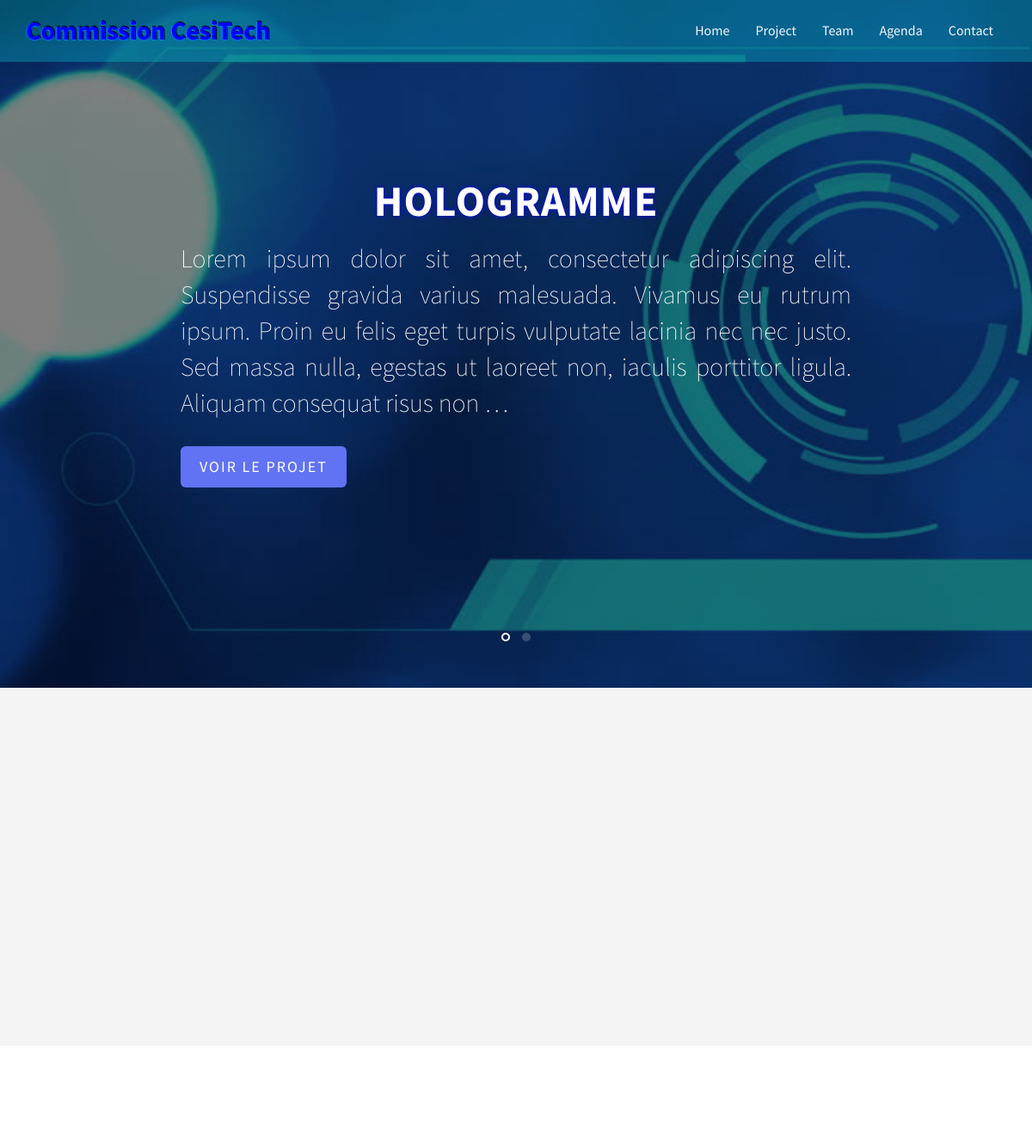
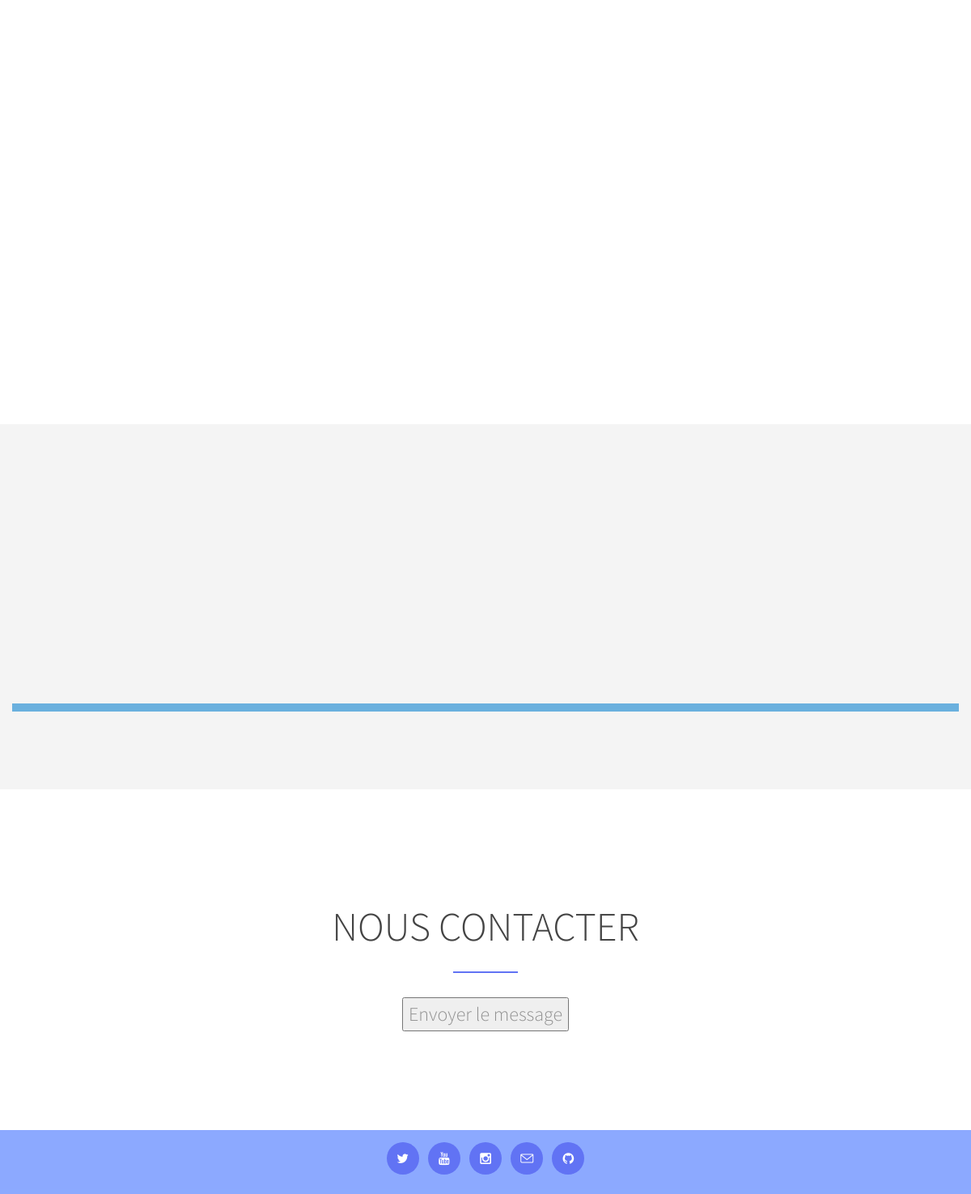
The page /cesitech/project/2 on the database as committed earlier (2 pictures, top to bottom).
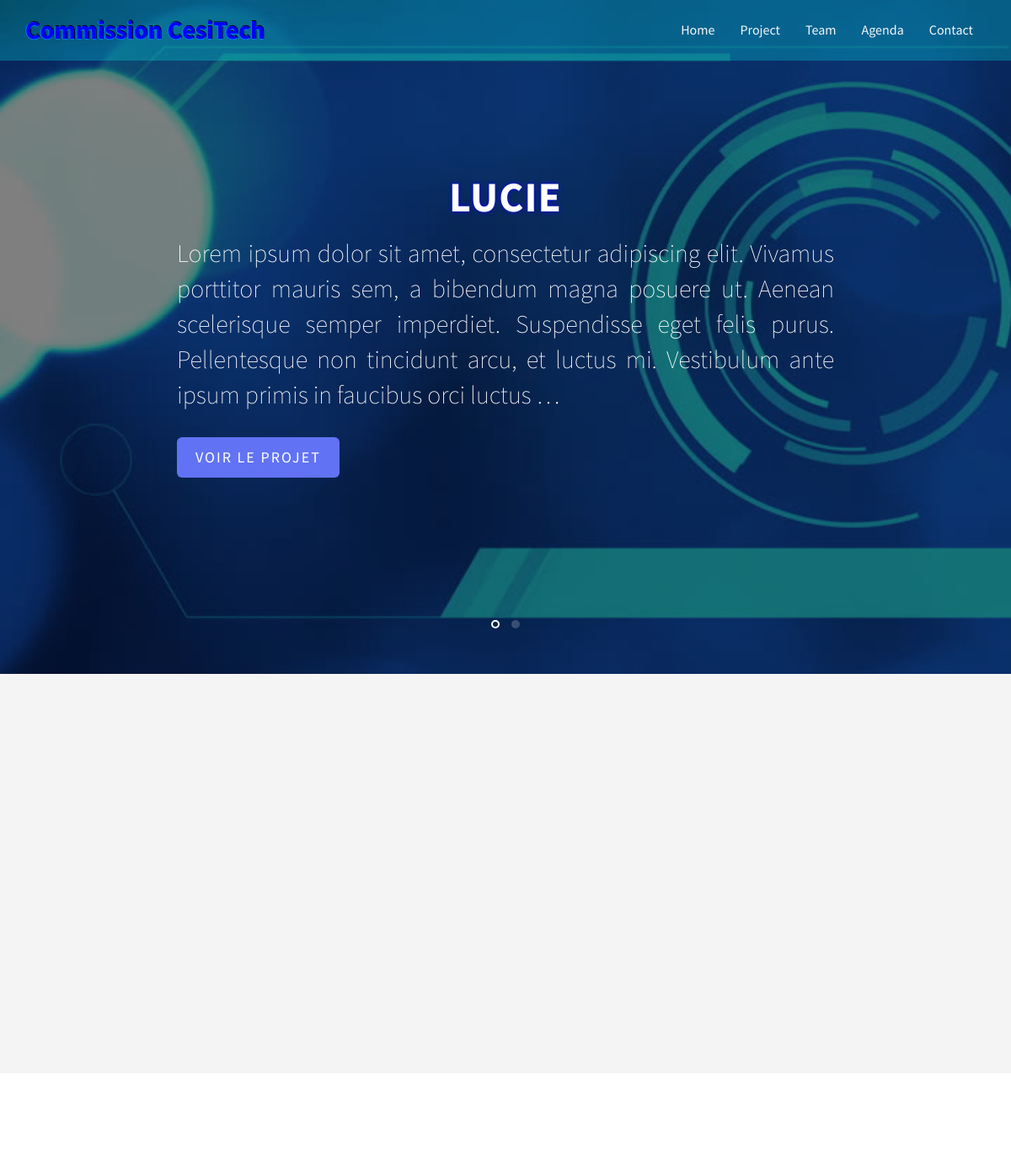
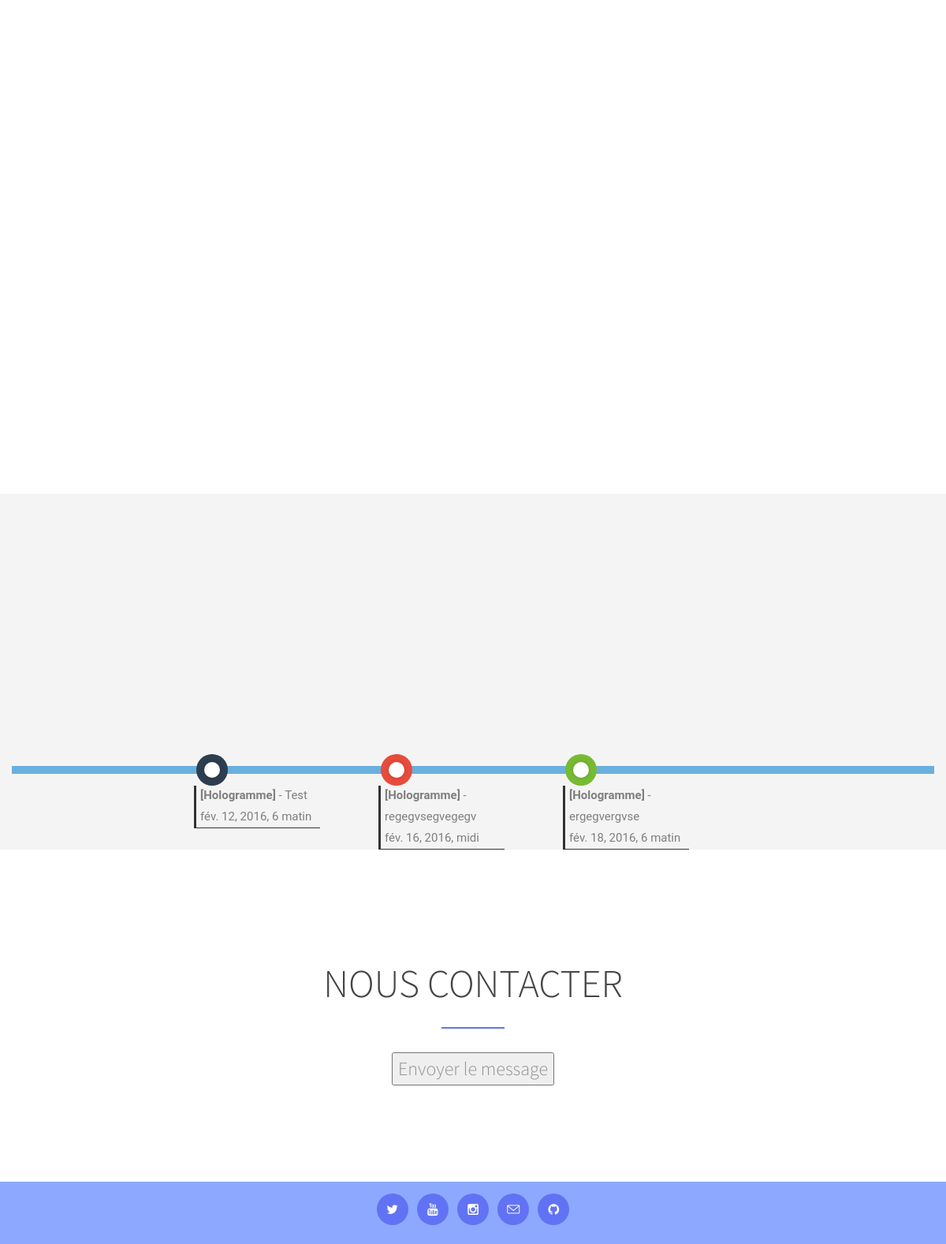
The same page on the database as committed later (2 pictures, top to bottom).
### blog/models.py (models this page shows, shortened)
class Project(models.Model):
    nom = models.CharField(max_length=100, verbose_name="Nom du projet")
    description = models.TextField(verbose_name="Description")
    team = models.ForeignKey('Team')
    date_modifcation = models.DateTimeField(auto_now_add=True, verbose_name="Date modification")
    def __str__(self):
        return self.nom

class Calendar(models.Model):
    name = models.CharField(max_length=100, verbose_name="Nom de l'evenement")
    date = models.DateTimeField(verbose_name="Date de l'evenement")
    description = models.TextField(verbose_name="Description de l'evenement")
    projet_id = models.ForeignKey('Project')

### blog/views.py (the view, shortened to what this page needs)
# urls.py: url(r'^project/(?P<ide>\d+)$', 'project'),
def project(request, ide):
    AllProject = Project.objects.all()
    project = get_object_or_404(Project, id=ide)
    team = Membre.objects.filter(team_id=project.team).values()
    calendar = Calendar.objects.filter(projet_id=ide).order_by('date')
    envoi = False
    form = ContactForm()
    return render(request, 'cesitech/project.html', locals())

### blog/forms.py
class ContactForm(forms.ModelForm):
    class Meta:
        model = Contact
        fields = ('sujet','envoyeur', 'message',)

### blog/templates/cesitech/project.html (shortened to what this page needs)
{% extends "index.html" %}
{% load static %}
{% block globalProject %}
  <div id="slider" data-section="home">
    <div class="owl-carousel owl-carousel-fullwidth">
      {% for p in AllProject %}
        <div class="item" style="background-image:url({% static 'images/slide_4.jpg' %})">
          <div class="overlay"></div>
          <div class="container" style="position: relative;">
            <div class="row">
              <div class="col-md-8 col-md-offset-2 text-center">
                <div class="fh5co-owl-text-wrap">
                  <div class="fh5co-owl-text">
                    <h1 class="fh5co-lead to-animate">{{ p.nom }}</h1>
                    <h2 class="fh5co-sub-lead to-animate">{{ p.description|truncatewords_html:40 }}</h3>
                    <p class="to-animate-2"><a href="{% url "blog.views.project" p.id %}" class="btn btn-primary btn-lg">Voir le projet</a></p>
                  </div>
                </div>
              </div>
            </div>
          </div>
        </div>
      {% endfor %}
    </div>
  </div>
{% endblock %}
{% block project %}
  <div id="fh5co-our-services" data-section="project">
    <div class="container">
      <div class="row row-bottom-padded-lg">
        <div class="col-md-12 section-heading text-center">
        </div>
      </div>
      </div>
    </div>
    <div id="fh5co-features" data-section="team">
      <div class="container">
      <div class="row">
        <div class="col-md-12">
          <div class="row row-bottom-padded-lg">
          </div>
        </div>
      </div>
    </div>
  </div>
{% endblock %}
{% block calendar %}
  <div id="fh5co-our-services" data-section="calendar">
    <div class="container">
      <div class="row row-bottom-padded-lg" id="about-us">
        <div class="col-md-12 section-heading text-center">
            <div id="timeline">
              {% for date in calendar%}
            	<div class="dot" id="{{date.name}}">
            		<span></span>
            		<date><strong>[{{date.projet_id.nom}}]</strong> - {{date.name}}<br>{{date.date}}</date>
            	</div>
              {% endfor%}
            </div>
        </div>
      </div>
    </div>
  </div>
{%  endblock %}
{% block contact %}
<div id="fh5co-features" data-section="contact">
  <div class="container">
    <div class="row">
      <div class="col-md-12 section-heading text-center">
        <h2>Nous contacter</h2>
        <div class="row">
          <div class="col-md-8 col-md-offset-2">
            <h3>
              <form action="{% url "blog.views.project" ide %}#contact"data-nav-section="contact"  method="post">
                  <center><input type="submit" value="Envoyer le message" /></center>
              </form>
            </h3>
          </div>
        </div>
      </div>
    </div>
  </div>
</div>
{% endblock %}

### blog/templates/index.html (shortened to what this page needs)
{% load static %}
<!DOCTYPE html>
 <html class="no-js">
	<head>
	<link rel="stylesheet" href="{% static 'css/animate.css' %}">
	<link rel="stylesheet" href="{% static 'css/icomoon.css' %}">
	<link rel="stylesheet" href="{% static 'css/simple-line-icons.css' %}">
	<link rel="stylesheet" href="{% static 'css/owl.carousel.min.css' %}">
	<link rel="stylesheet" href="{% static 'css/owl.theme.default.min.css' %}">
	<link rel="stylesheet" href="{% static 'css/bootstrap.css' %}">
	<link rel="stylesheet" href="{% static 'css/style.css' %}">
	</head>
	<body>
	<header role="banner" id="fh5co-header">
			<div class="container">
			    <nav class="navbar navbar-default">
		        <div class="navbar-header" style="">
		          	<a class="navbar-brand" href="{% url "blog.views.home"%}#slider">Commission CesiTech</a>
		        </div>
		        <div id="navbar" class="navbar-collapse collapse">
		          <ul class="nav navbar-nav navbar-right">
		            <li class="active"><a href="{% url "blog.views.home"%}#slider"><span>Home</span></a></li>
		            <li><a href="#" data-nav-section="project"><span>Project</span></a></li>
		            <li><a href="#" data-nav-section="team"><span>Team</span></a></li>
		            <li><a href="#" data-nav-section="calendar"><span>Agenda</span></a></li>
		            <li><a href="#" data-nav-section="contact"><span>Contact</span></a></li>
		          </ul>
		        </div>
			    </nav>
		  </div>
	</header>
	{% block globalProject %}{% endblock %}
	{% block project %}{% endblock %}
	{% block calendar %}{% endblock %}
	{% block contact %}{%  endblock %}
	<footer id="footer" role="contentinfo"  style="background-color:rgba(0, 66, 255, 0.45);">
		<div class="container">
			<div class="row">
				<div class="col-md-12 text-center">
					<ul class="social social-circle">
						<li><a href="#"><i class="icon-twitter"></i></a></li>
						<li><a href="#"><i class="icon-youtube"></i></a></li>
						<li><a href="#"><i class="icon-instagram"></i></a></li>
						<li><a href="#"><i class="icon-envelope"></i></a></li>
						<li><a href="#"><i class="icon-github"></i></a></li>
					</ul>
				</div>
			</div>
		</div>
	</footer>
	</body>
</html>

### blog/static/css/icomoon.css (style rules this page uses)
[class^="icon-"], [class*=" icon-"] { font-family: 'icomoon'; speak: none; font-style: normal; font-weight: normal; font-variant: normal; text-transform: none; line-height: 1; -webkit-font-smoothing: antialiased; -moz-osx-font-smoothing: grayscale; }
.icon-twitter:before { content: "\f099"; }
.icon-github:before { content: "\f09b"; }
.icon-envelope:before { content: "\f0e0"; }
.icon-youtube:before { content: "\f167"; }
.icon-instagram:before { content: "\f16d"; }

Rows that differ between the two databases and show on the page:
changed Project: nom "HOLOGRAMME" → "LUCIE"; description "…amet, consectetur adipiscing elit. Suspendisse gravida varius malesuada. Vivamus eu rutrum ipsum. Proin eu felis eget turpis vulputate lacinia nec nec justo. Sed massa nulla, egestas ut laoreet non, iaculis porttitor ligula. Aliquam consequat risus non …" → "…amet, consectetur adipiscing elit. Vivamus porttitor mauris sem, a bibendum magna posuere ut. Aenean scelerisque semper imperdiet. Suspendisse eget felis purus. Pellentesque non tincidunt arcu, et luctus mi. Vestibulum ante ipsum primis in faucibus orci luctus …"
added Calendar: projet_id.nom "Hologramme", name "Test", date "fév. 12, 2016, 6 matin"
added Calendar: projet_id.nom "Hologramme", name "regegvsegvegegv", date "fév. 16, 2016, midi"
added Calendar: projet_id.nom "Hologramme", name "ergegvergvse", date "fév. 18, 2016, 6 matin"
